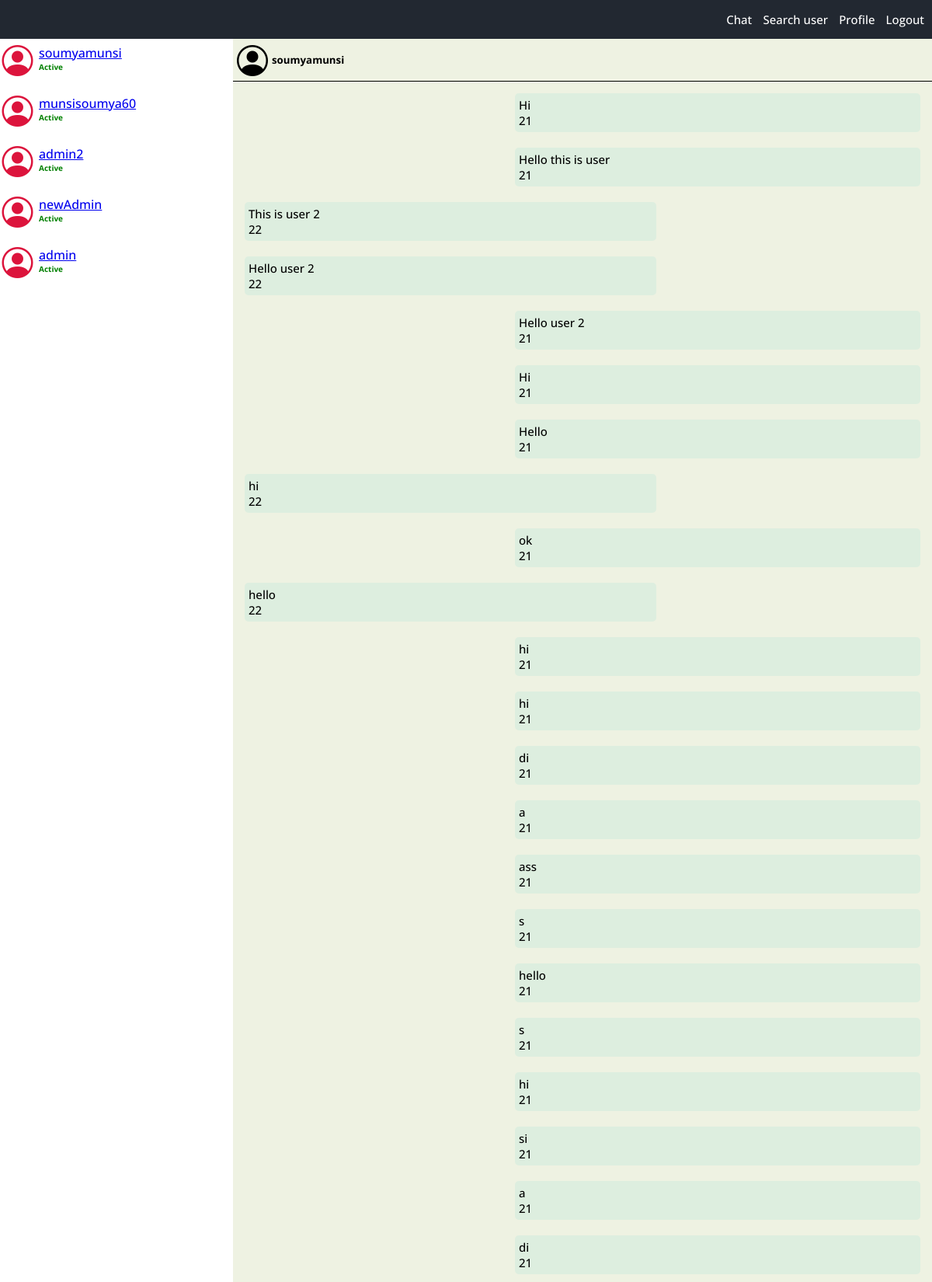
/chat/soumyamunsi (signed in, upper part), run on the app's committed database.
### app/models.py (models this page shows)
class chatRoom(models.Model):
    ch_room_name = models.CharField(unique=True, null=False)
    sender_name = models.CharField(null=False)
    receiver_name = models.CharField(null=False)
    first_name = models.TextField(null=False)

class Chat(models.Model):
    user = models.ForeignKey(User, on_delete=models.CASCADE, null= False) #link to user
    chat_msg = models.TextField(max_length=200, null = True, blank= True)
    sender_id = models.TextField(max_length=50)
    receiver_id = models.TextField(max_length=50)
    update_at = models.DateTimeField(auto_now=True)

### app/views.py (the view)
# urls.py: path('/<str:userName>', views.loadChat, name="loadChat")
def loadChat(request, userName):
    sender_user_id = User.objects.get(username = userName).id #fetching user id
    current_user_id = request.user.id #getting current user id
    current_user_name = User.objects.get(id = current_user_id).username #fetching the username
    all_message = Chat.objects.filter(receiver_id = current_user_id, sender_id = sender_user_id) | Chat.objects.filter(receiver_id = sender_user_id, sender_id = current_user_id) #fetching all messages based on sender_id and receiver_id
    sender_name = request.user.username
    all_chat_users = chatRoom.objects.filter(sender_name = sender_name) | chatRoom.objects.filter(receiver_name = sender_name)
    temp_set1 = set()
    temp_set2 = set()
    for user in all_chat_users:
        temp_set1.add(user.sender_name)
        temp_set2.add(user.receiver_name)
    chat_user = temp_set1.union(temp_set2)
    return render(request, "user/details.html", {'users' : chat_user, 'all_message' : all_message, 'username' : userName, 'send_user_id' : str(sender_user_id), 'current_user':str(current_user_id), 'current_user_name' : current_user_name})

### app/templates/user/details.html (shortened to what this page needs)
{% extends "./base_chat_page.html" %}
{% block 'user-data' %}
{% for user in users %}
<div class="user-card">
  <span class="user-image"><i id="icon" class="bi bi-person-circle"></i></span>
  <span class="user-details">
    <a href="{% url 'loadChat' user %}">{{user}}</a>
    <h2>Active</h2>
  </span>
</div>
{% endfor %}
{% endblock 'user-data' %}
{% block 'chat-data' %}
{% if username %}
<div class="user-header">
  <span><i id="icon" class="bi bi-person-circle"></i></span>
  <h5>{{username}}</h5>
</div>
<div id="chat-container">
  {% for i in all_message %}
  {% if i.sender_id == send_user_id %}
  <div class="sender-msg">
    <div id="msg-container" class="msg-container">
      <p>{{i.chat_msg}}</p>
      <p>{{send_user_id}}</p>
    </div>
  </div>
  {% endif %}
  {% if i.sender_id == current_user %}
  <div class="receiver-msg">
    <div class="msg-container">
      <p>{{i.chat_msg}}</p>
      <p>{{current_user}}</p>
    </div>
  </div>
  {% endif %}
  {% endfor %}
</div>
{% endif %}
{% endblock 'chat-data' %}
{% block send-message %}
{% if username %}
</div>
</div>
{% endif %}
{% endblock send-message %}

### app/templates/user/base_chat_page.html (shortened to what this page needs)
{% extends "base.html" %} {% block 'context' %}
<div id="chat_parent">
  <div id="user-details">
    {% block 'user-data' %}
    {% endblock 'user-data' %}
  </div>
  <div id="chat-details">
    {% block 'chat-data' %}
    {% endblock 'chat-data' %}
    {% block send-message %}
    {% endblock send-message %}
    {% endblock 'context' %}

### templates/base.html (shortened to what this page needs)
{% load static %}
<!DOCTYPE html>
<html lang="en">
<head>
    <link rel="stylesheet" href="{% static 'styleSheet.css' %}">
    <link rel="stylesheet" href="https://cdn.jsdelivr.net/npm/bootstrap-icons@1.13.1/font/bootstrap-icons.min.css">
</head>
<body>
    <div id="root-container">
        {% include "nav.html" %}
        {% block 'context'%}
        {% endblock 'context'%}
    </div>
</body>
</html>

### templates/nav.html
<div class="navbar-container">
  <nav>
    <ul>
      {% if request.user.is_authenticated %}
      <a href="{% url 'ChatPage' %}">Chat</a>
      <a href="{% url 'Search' %}">Search user</a>
      <a href="{% url  'Profile' %}">Profile</a>
      <a href="{% url  'Logout' %}">Logout</a>
      {% else %}
      <a href="{% url 'Login' %}">Login</a>
      <a href="{% url 'Signup' %}">Register</a>
      {% endif %}
    </ul>
  </nav>
</div>

### static/styleSheet.css (style rules this page uses)
* { margin: 0px; padding: 0px; box-sizing: border-box; }
#root-container { display: flex; flex-direction: column; font-family: "Open Sans", sans-serif; font-optical-sizing: auto; font-weight: 500; font-style: normal; font-variation-settings: "wdth" 100; height: 100vh; overflow: hidden; }
.navbar-container { background-color: #222831; height: 50px; display: flex; justify-content: flex-end; align-items: center; }
.navbar-container > nav > ul > a { color: white; margin-right: 10px; text-decoration: none; font-size: 15px; }
#chat_parent { display: flex; flex-direction: row; }
#chat_parent > #user-details { width: 25%; height: 92vh; overflow: auto; }
#chat_parent > #user-details > .user-card { width: 100%; height: 60px; background-color: white; display: flex; margin-bottom: 5px; }
#chat_parent > #user-details > .user-card > .user-image { align-self: flex-start; width: 15%; display: flex; justify-content: center; align-items: center; color: crimson; }
#icon { font-size: 40px; }
#chat_parent > #user-details > .user-card > .user-details { width: auto; display: flex; flex-direction: column; justify-content: center; padding: 5px; }
#chat_parent > #user-details > .user-card > .user-details > h2 { height: 50%; font-size: 10px; color: green; }
#chat-details { height: 92vh; width: 75%; background-color: #eef2e2; display: flex; flex-direction: column; }
#chat-container { width: 100%; height: 85vh; overflow-y: auto; overflow-x: hidden; }
#chat-container > .sender-msg { width: 60%; height: auto; margin: 10px; padding: 5px; }
.msg-container { width: auto; background-color: #ddeedf; padding: 5px; border-radius: 5px; font-size: 15px; }
#chat-container > .receiver-msg { height: auto; margin: 10px; padding: 5px; }
#chat-container > .receiver-msg > .msg-container { margin-left: 40%; }
.user-header { width: 100vw; height: 55px; display: flex; justify-content: start; align-items: center; border-bottom: 1px solid black; }
.user-header > span, .user-header > h5 { margin-left: 5px; }

### data on the page
chatRoom: users "soumyamunsi" "munsisoumya60"
chatRoom: users "admin2"
chatRoom: users "newAdmin"
chatRoom: users "admin"
Chat: chat_msg "Hi", current_user "21"
Chat: chat_msg "Hello this is user", current_user "21"
Chat: chat_msg "This is user 2", sender "22"
Chat: chat_msg "Hello user 2", sender "22"
Chat: chat_msg "Hello user 2", current_user "21"
Chat: chat_msg "Hi", current_user "21"
Chat: chat_msg "Hello", current_user "21"
Chat: chat_msg "hi", sender "22"
Chat: chat_msg "ok", current_user "21"
Chat: chat_msg "hello", send_user_id "22"
Chat: chat_msg "hi", current_user "21"
Chat: chat_msg "hi", current_user "21"
Chat: chat_msg "di", current_user "21"
Chat: chat_msg "a", current_user "21"
Chat: chat_msg "ass", current_user "21"
Chat: chat_msg "s", current_user "21"
Chat: chat_msg "hello", current_user "21"
Chat: chat_msg "s", current_user "21"
Chat: chat_msg "hi", current_user "21"
Chat: chat_msg "si", current_user "21"
Chat: chat_msg "a", current_user "21"
Chat: chat_msg "di", current_user "21"

### other printed values
{{ username }} "soumyamunsi"
